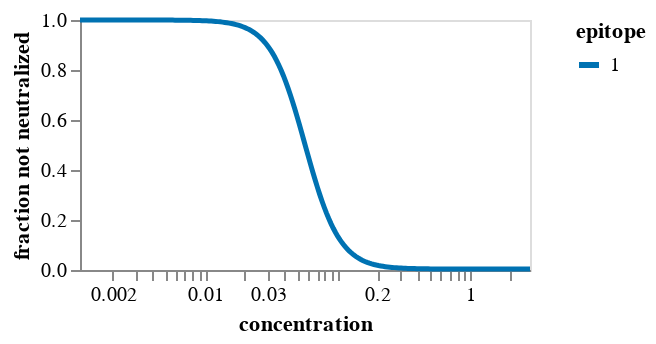

Source (notebook cell):
### Markdown cell above
## Fit `polyclonal` model
Fit the model.
If there is more than one epitope, we fit models with fewer epitopes too:

### Code cell
# first build up arguments used to specify fitting
n_epitopes = params["polyclonal_params"]["n_epitopes"]
spatial_distances = params["polyclonal_params"]["spatial_distances"]
fit_kwargs = params["polyclonal_params"]["fit_kwargs"]
escape_plot_kwargs = params["escape_plot_kwargs"]
plot_hide_stats = params["plot_hide_stats"]

site_numbering_map = pd.read_csv(site_numbering_map_csv).sort_values("sequential_site")

escape_plot_kwargs["df_to_merge"] = [
    site_numbering_map.rename(columns={"reference_site": "site"})[
        ["site", "sequential_site", "region"]
    ]
]

if "addtl_slider_stats" not in escape_plot_kwargs:
    escape_plot_kwargs["addtl_slider_stats"] = {}
if "addtl_slider_stats_hide_not_filter" not in escape_plot_kwargs:
    escape_plot_kwargs["addtl_slider_stats_hide_not_filter"] = []

for stat, stat_d in plot_hide_stats.items():
    escape_plot_kwargs["addtl_slider_stats"][stat] = stat_d["init"]
    escape_plot_kwargs["addtl_slider_stats_hide_not_filter"].append(stat)
    escape_plot_kwargs["df_to_merge"].append(
        pd.read_csv(stat_d["csv"]).rename(columns={stat_d["csv_col"]: stat})[
            ["site", "mutant", stat]
        ]
    )

if spatial_distances is not None:
    print(f"Reading spatial distances from {spatial_distances}")
    spatial_distances = pd.read_csv(spatial_distances)
    print(f"Read spatial distances for {len(spatial_distances)} residue pairs")

# now fit the models
for n in range(1, n_epitopes + 1):
    print(f"\n\nFitting a model for {n} epitopes")

    model = polyclonal.Polyclonal(
        n_epitopes=n,
        data_to_fit=(
            prob_escape.query("retain").query("use_in_fit")[
                ["aa_substitutions", "concentration", "prob_escape"]
            ]
        ),
        alphabet=polyclonal.AAS_WITHSTOP_WITHGAP,
        spatial_distances=spatial_distances,
        sites=site_numbering_map["reference_site"],
    )

    opt_res = model.fit(**fit_kwargs)

    print("Here is the neutralization curve:")
    display(model.curves_plot())
    print("Here is the mutation-escape plot:")
    display(model.mut_escape_plot(**escape_plot_kwargs))

print(f"\n\nWriting the {n} epitope model to {pickle_file}")
with open(pickle_file, "wb") as f:
    pickle.dump(model, f)

### Figure 1 — Vega-Lite specification as saved in the notebook (floating-point values rounded to 4 significant figures; data arrays with more than 128 entries replaced by an {"elided": "..."} marker saying what was removed)
{"config": {"view": {"continuousWidth": 300, "continuousHeight": 300}, "axis": {"grid": false, "labelOverlap": true}, "legend": {"symbolStrokeWidth": 3}}, "data": {"name": "data-aac0f8ad6dd8adf3ad3129042f65bc98"}, "mark": {"type": "line"}, "encoding": {"color": {"field": "epitope", "scale": {"domain": ["1"], "range": ["#0072B2"]}, "sort": ["1"], "type": "nominal"}, "detail": {}, "opacity": {"field": "is_weighted_replicate", "legend": null, "scale": {"domain": [0, 1], "nice": false, "range": [0.5, 1]}, "type": "quantitative"}, "strokeWidth": {"field": "is_weighted_replicate", "legend": null, "scale": {"domain": [0, 1], "nice": false, "range": [1, 2.5]}, "type": "quantitative"}, "tooltip": [{"field": "epitope", "type": "nominal"}, {"field": "activity", "format": ".3g", "type": "quantitative"}, {"field": "hill_coefficient", "format": ".3g", "type": "quantitative"}, {"field": "non_neutralized_frac", "format": ".3g", "type": "quantitative"}, {"field": "c", "format": ".3g", "title": "concentration", "type": "quantitative"}, {"field": "u", "format": ".3g", "title": "fraction not neutralized", "type": "quantitative"}], "x": {"field": "c", "scale": {"nice": false, "type": "log"}, "title": "concentration", "type": "quantitative"}, "y": {"field": "u", "title": "fraction not neutralized", "type": "quantitative"}}, "height": 125, "params": [{"name": "param_1", "select": {"type": "point", "fields": ["epitope"]}, "bind": "legend"}], "transform": [{"filter": {"param": "param_1"}}], "width": 225, "$schema": "https://vega.github.io/schema/vega-lite/v5.8.0.json", "datasets": {"data-aac0f8ad6dd8adf3ad3129042f65bc98": {"elided": "200 records"}}}
